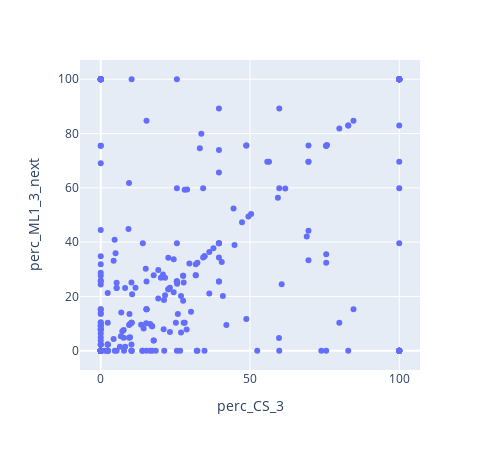

The notebook cell saved with this chart:
### Code cell
px.scatter(df_fadm,x="perc_CS_3",y="perc_ML1_3_next",width=500,height=450)

### Figure 1 — Plotly figure (JSON) as saved in the notebook; plotly's stock layout.template omitted (floating-point values rounded to 4 significant figures; data arrays with more than 128 entries replaced by an {"elided": "..."} marker saying what was removed)
{"data": [{"hovertemplate": "perc_CS_3=%{x}<br>perc_ML1_3_next=%{y}<extra></extra>", "legendgroup": "", "marker": {"color": "#636efa", "symbol": "circle"}, "mode": "markers", "name": "", "orientation": "v", "showlegend": false, "type": "scatter", "x": {"elided": "516 float values"}, "xaxis": "x", "y": {"elided": "516 float values"}, "yaxis": "y"}], "layout": {"height": 450, "legend": {"tracegroupgap": 0}, "margin": {"t": 60}, "width": 500, "xaxis": {"anchor": "y", "autorange": true, "domain": [0, 1], "range": [-6.951, 107.0], "title": {"text": "perc_CS_3"}, "type": "linear"}, "yaxis": {"anchor": "x", "autorange": true, "domain": [0, 1], "range": [-7.09, 107.1], "title": {"text": "perc_ML1_3_next"}, "type": "linear"}}}
